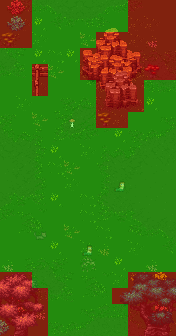

Rendered tile map (Tiled .tmx) drawn with the repository's tilesets; below, a short description and the full map source, tile grids included:
An orthogonal 11x21 tile map with 16x16 px tiles, 9 tile layers (Tile Layer 4, Tile Layer 6, Tile Layer 5, Tile Layer 7, ...).

<map version="1.5" tiledversion="2021.02.15" orientation="orthogonal" renderorder="left-down" width="11" height="21" tilewidth="16" tileheight="16" infinite="0" nextlayerid="16" nextobjectid="1">
 <tileset firstgid="1" source="../world_tiles/tileset.tsx" />
 <layer id="10" name="Tile Layer 4" width="11" height="21">
  <data encoding="csv">
9814,10127,10128,10129,10130,10131,10132,10133,10134,9814,9814,
9814,9817,10827,10229,10230,10231,10232,9814,9817,9817,9814,
10331,10332,9817,9814,9814,10932,9814,9814,9817,11627,9814,
10431,10432,10827,9919,10827,9814,9817,9817,10329,10330,10331,
10531,10532,9814,10932,9814,9817,9814,9814,10429,10430,10431,
9814,9814,9817,9814,9814,9814,9919,11627,10529,10530,10531,
9814,9817,9814,10333,10334,10335,10336,9814,9919,10827,9814,
9534,9814,10932,10433,10434,10435,10436,9817,9814,9814,9429,
9634,9635,9636,10533,10534,10535,10536,10827,9527,9528,9529,
9734,9735,9736,10827,9814,9817,9625,9626,9627,9628,9629,
9834,9835,9836,9919,10932,9814,9725,9726,9727,9728,9729,
9934,9935,9936,9814,9817,9814,9825,9826,9827,9828,9829,
10034,10035,10036,10827,9814,9919,9925,9926,9927,9928,9929,
10134,10325,10326,9814,9814,9919,10025,10026,10027,10028,10029,
9814,10425,10426,9814,10932,9814,9919,9814,10127,10128,10129,
9814,9814,9814,10827,9814,9817,11132,9814,9817,9814,10229,
11627,10329,10330,10331,10332,11519,9814,10827,9814,11627,9814,
9814,10429,10430,10431,10432,10325,10326,9817,10827,9817,9814,
9814,10529,10530,10531,10532,10425,10426,9814,9814,9814,9814,
9814,10827,11627,9814,9814,9429,9430,9431,9432,9814,9817,
9814,9814,9814,9527,9528,9529,9530,9531,9532,9533,9534
</data>
 </layer>
 <layer id="12" name="Tile Layer 6" width="11" height="21">
  <data encoding="csv">
0,0,0,0,0,0,0,0,0,0,0,
0,0,0,0,0,0,0,0,0,0,0,
0,0,0,0,0,0,0,0,0,0,0,
0,0,0,0,0,0,0,0,0,0,0,
0,0,0,0,0,0,0,0,0,0,0,
0,0,0,0,0,0,0,0,0,0,0,
0,0,0,0,0,0,0,0,0,0,0,
0,0,0,0,0,0,0,0,0,0,0,
0,0,0,0,0,0,0,0,0,0,0,
0,0,0,0,0,0,0,0,0,0,0,
0,0,0,0,0,0,0,0,0,0,0,
0,0,0,0,0,0,0,0,0,0,0,
0,0,0,0,0,0,0,0,0,0,0,
0,0,0,0,0,0,0,0,0,0,0,
0,0,0,0,0,0,0,0,0,0,0,
0,0,0,0,0,0,0,0,0,0,0,
0,0,0,0,0,0,0,0,0,0,0,
0,0,0,0,0,0,0,0,0,11383,11384,
11370,11371,0,0,0,0,0,0,0,0,0,
11370,11371,0,0,0,0,0,0,0,11370,11371,
11984,0,0,0,0,0,0,0,0,0,0
</data>
 </layer>
 <layer id="11" name="Tile Layer 5" width="11" height="21">
  <data encoding="csv">
0,0,0,0,0,0,0,0,0,0,0,
0,0,0,0,0,0,0,0,0,0,0,
0,0,0,0,0,0,0,0,0,0,0,
0,0,0,0,0,0,0,0,0,0,0,
0,0,0,0,0,0,0,0,0,0,0,
0,0,0,0,0,0,0,0,0,0,0,
0,0,0,0,0,0,0,0,0,0,0,
0,0,0,0,0,0,0,0,0,0,0,
0,0,0,0,0,0,0,0,0,0,0,
0,0,0,0,0,0,0,0,0,0,0,
0,0,0,0,0,0,0,0,0,0,0,
0,0,0,0,0,0,0,0,0,0,0,
0,0,0,0,0,0,0,0,0,0,0,
0,0,0,0,0,0,0,0,0,0,0,
0,0,0,0,0,0,0,0,0,0,0,
0,0,0,0,0,0,0,0,0,0,0,
0,0,0,0,0,0,0,0,0,0,0,
11476,11477,11478,0,0,0,0,11479,11480,11481,11482,
11576,11577,11578,0,0,0,0,11579,11580,11581,11582,
11676,11677,11678,0,0,0,0,11679,11680,11681,11682,
11776,11777,11778,0,0,0,0,11779,11780,11781,11782
</data>
 </layer>
 <layer id="13" name="Tile Layer 7" width="11" height="21">
  <data encoding="csv">
0,0,0,0,0,0,0,0,0,0,0,
0,0,0,0,0,8866,8867,8868,8869,0,0,
0,0,0,0,0,8966,8967,8968,8969,0,0,
0,0,0,0,0,9066,9067,9068,9069,0,0,
0,0,0,0,0,9166,9167,9168,9169,0,0,
0,0,0,0,0,9266,9267,9268,9269,0,0,
0,0,0,0,0,0,0,0,0,0,0,
0,0,0,0,0,0,0,0,0,0,0,
0,0,0,0,0,0,0,0,0,0,0,
0,0,0,0,0,0,0,0,0,0,0,
0,0,0,0,0,0,0,0,0,0,0,
0,0,0,0,0,0,0,0,0,0,0,
0,0,0,0,0,0,0,0,0,0,0,
0,0,0,0,0,0,0,0,0,0,0,
0,0,0,0,0,0,0,0,0,0,0,
0,0,0,0,0,0,0,0,0,0,0,
0,0,0,0,0,0,0,0,0,0,0,
0,0,0,0,0,0,0,0,0,0,0,
0,0,0,0,0,0,0,0,0,0,0,
0,0,0,0,0,0,0,0,0,0,0,
0,0,0,0,0,0,0,0,0,0,0
</data>
 </layer>
 <layer id="14" name="Tile Layer 8" width="11" height="21">
  <data encoding="csv">
0,0,0,0,0,0,0,0,0,0,0,
0,0,0,0,0,0,0,0,0,0,0,
0,0,0,0,0,0,0,0,0,0,0,
0,0,0,0,0,0,0,0,0,0,0,
0,0,0,0,0,0,9874,9875,9876,0,0,
0,0,0,0,0,0,9974,9975,9976,0,0,
0,0,0,0,0,0,10074,10075,10076,0,0,
0,0,0,0,0,0,0,0,0,0,0,
0,0,0,0,0,0,0,0,0,0,0,
0,0,0,0,0,0,0,0,0,0,0,
0,0,0,0,0,0,0,0,0,0,0,
0,0,0,0,0,0,0,0,0,0,0,
0,0,0,0,0,0,0,0,0,0,0,
0,0,0,0,0,0,0,0,0,0,0,
0,0,0,0,0,0,0,0,0,0,0,
0,0,0,0,0,0,0,0,0,0,0,
0,0,0,0,0,0,0,0,0,0,0,
0,0,0,0,0,0,0,0,0,0,0,
0,0,0,0,0,0,0,0,0,0,0,
0,0,0,0,0,0,0,0,0,0,0,
0,0,0,0,0,0,0,0,0,0,0
</data>
 </layer>
 <layer id="15" name="Tile Layer 9" width="11" height="21">
  <data encoding="csv">
11370,11371,0,0,0,0,0,0,0,0,0,
11983,11984,0,0,0,0,0,0,0,0,0,
0,0,0,0,0,0,0,0,0,0,0,
0,0,0,0,0,0,0,0,0,0,0,
0,0,11460,0,0,0,0,0,0,0,0,
0,0,11560,0,0,0,0,0,0,0,0,
0,0,0,0,0,0,0,0,0,0,0,
0,0,0,0,0,0,0,0,0,0,0,
0,0,0,0,0,0,0,0,0,0,0,
0,0,0,0,0,0,0,0,0,0,0,
0,0,0,0,0,0,0,0,0,0,0,
0,0,0,0,0,0,0,0,0,0,0,
0,0,0,0,0,0,0,0,0,0,0,
0,0,0,0,0,0,0,0,0,0,0,
0,0,0,0,0,0,0,0,0,0,0,
0,0,0,0,0,0,0,0,0,0,0,
0,0,0,0,0,0,0,0,0,0,0,
0,0,0,0,0,0,0,0,0,0,0,
0,0,0,0,0,0,0,0,0,0,0,
0,0,0,0,0,0,0,0,0,0,0,
0,0,0,0,0,0,0,0,0,0,0
</data>
 </layer>
 <layer id="7" name="anim" width="11" height="21">
  <data encoding="csv">
0,0,0,0,0,0,0,0,0,0,0,
0,0,0,0,0,0,0,0,0,0,0,
15722,0,0,0,0,0,0,0,0,0,0,
0,0,0,0,0,0,0,0,0,0,0,
0,0,0,0,0,0,0,0,0,15723,0,
0,0,0,0,0,0,0,0,0,0,0,
0,0,0,0,0,0,0,0,0,0,0,
0,0,0,0,0,0,15722,0,0,0,0,
0,0,0,0,0,0,0,0,0,0,0,
0,0,0,0,0,0,0,0,0,0,0,
0,0,0,0,0,0,0,0,0,0,0,
0,0,0,0,0,0,0,0,0,0,0,
0,0,0,0,0,0,0,0,0,0,0,
0,0,0,0,0,0,0,0,0,0,0,
0,0,0,0,0,0,0,0,0,0,0,
0,0,0,0,0,0,0,0,0,0,0,
0,0,0,0,0,0,0,0,0,0,0,
0,0,0,0,0,0,0,0,0,0,0,
0,0,0,0,0,0,0,0,0,0,0,
0,0,0,0,0,0,0,0,0,0,0,
0,0,0,0,0,0,0,0,0,0,0
</data>
 </layer>
 <layer id="8" name="characters" width="11" height="21">
  <data encoding="csv">
0,0,0,0,0,0,0,0,0,0,0,
0,0,0,0,0,0,0,0,0,0,0,
0,0,0,0,0,0,0,0,0,0,0,
0,0,0,0,0,0,0,0,0,0,0,
0,0,0,0,0,0,0,0,0,0,0,
0,0,0,0,0,0,0,0,0,0,0,
0,0,0,0,0,0,0,0,0,0,0,
0,0,0,0,15504,0,0,0,0,0,0,
0,0,0,0,0,0,0,0,0,0,0,
0,0,0,0,0,0,0,0,0,0,0,
0,0,0,0,0,0,0,0,0,0,0,
0,0,0,0,0,0,0,15602,0,0,0,
0,0,0,0,0,0,0,0,0,0,0,
0,0,0,0,0,0,0,0,0,0,0,
0,0,15404,0,0,0,0,0,0,0,0,
0,0,0,0,0,15502,0,0,0,0,0,
0,0,0,0,0,0,0,0,0,0,0,
0,0,0,0,0,0,0,0,0,0,0,
0,0,0,0,0,0,0,0,0,0,0,
0,0,0,0,0,0,0,0,0,0,0,
0,0,0,0,0,0,0,0,0,0,0
</data>
 </layer>
 <layer id="9" name="walkable" width="11" height="21">
  <data encoding="csv">
15437,15437,15537,15537,15537,15537,15537,15537,15437,15437,15437,
15437,15437,15537,15537,15537,15537,15537,15537,15437,15437,15437,
15437,15437,15537,15537,15537,15537,15437,15437,15437,15437,15437,
15537,15537,15537,15537,15537,15437,15437,15437,15437,15437,15437,
15537,15537,15437,15537,15537,15437,15437,15437,15437,15437,15437,
15537,15537,15437,15537,15537,15537,15437,15437,15437,15537,15537,
15537,15537,15537,15537,15537,15537,15437,15437,15437,15537,15537,
15537,15537,15537,15537,15537,15537,15437,15437,15537,15537,15537,
15537,15537,15537,15537,15537,15537,15537,15537,15537,15537,15537,
15537,15537,15537,15537,15537,15537,15537,15537,15537,15537,15537,
15537,15537,15537,15537,15537,15537,15537,15537,15537,15537,15537,
15537,15537,15537,15537,15537,15537,15537,15537,15537,15537,15537,
15537,15537,15537,15537,15537,15537,15537,15537,15537,15537,15537,
15537,15537,15537,15537,15537,15537,15537,15537,15537,15537,15537,
15537,15537,15537,15537,15537,15537,15537,15537,15537,15537,15537,
15537,15537,15537,15537,15537,15537,15537,15537,15537,15537,15537,
15537,15537,15537,15537,15537,15537,15537,15537,15537,15537,15537,
15437,15437,15537,15537,15537,15537,15537,15537,15437,15437,15437,
15437,15437,15437,15537,15537,15537,15537,15437,15437,15437,15437,
15437,15437,15437,15537,15537,15537,15537,15537,15437,15437,15437,
15437,15437,15437,15537,15537,15537,15537,15537,15437,15437,15437
</data>
 </layer>
</map>
